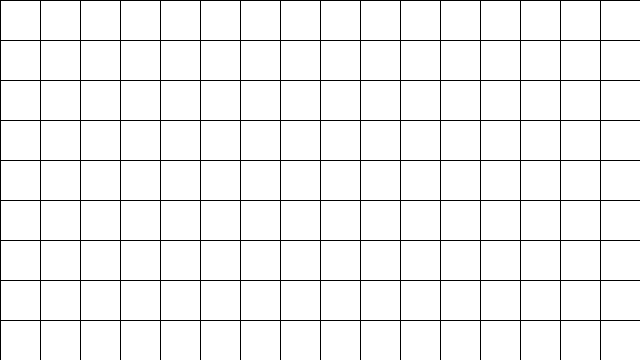
Frame 1 (no input)
Frame 60 (the mouse pressed at the canvas centre just before this capture): identical to frame 1, image omitted
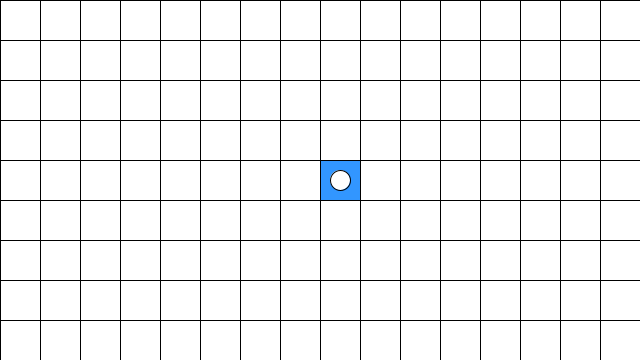
Frame 120 (the mouse held since frame 60 and released just before this capture)

The Processing sketch that drew these frames (run headless with seeded random() and noise(); from frame 60 on, the mouse is pressed at the canvas centre):

// Processing sketch: Array2d_Tarea_2
// ── Array2d_Tarea_2.pde
int cols = 16;
int rows = 9;

boolean[][] estados;

int cellW, cellH;

void setup() {
  size(640, 360);
  
  estados = new boolean[cols][rows];
  
  cellW = width / cols;
  cellH = height / rows;
}

void draw() {
  background(200);
  
  for (int i = 0; i < cols; i++) {
    for (int j = 0; j < rows; j++) {
      
      int x = i * cellW;
      int y = j * cellH;
      
      if (estados[i][j] == false) {
        fill(255);
        rect(x, y, cellW, cellH);
      } else {
        dibujarEstampa(x, y, cellW, cellH);
      }
    }
  }
}


void mousePressed() {
  int col = mouseX / cellW;
  int row = mouseY / cellH;
  

  if (col >= 0 && col < cols && row >= 0 && row < rows) {
    estados[col][row] = !estados[col][row];
  }
}


void dibujarEstampa(float x, float y, float w, float h) {
  fill(50, 150, 255);
  rect(x, y, w, h);
  
  fill(255);
  ellipse(x + w/2, y + h/2, w*0.5, h*0.5);
}
